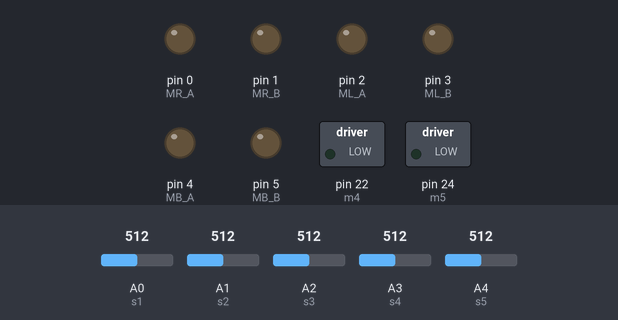
This sketch was run on a simulated Arduino Mega 2560, built with avr-gcc and run on an emulated ATmega2560. Parts: switched loads named in the sketch (green lamp = pin HIGH), output pins drawn as LEDs (lit = HIGH). The test bench sets the inputs (shaded band); at power-on: A1 (s2) = 512, A0 (s1) = 512, A2 (s3) = 512, A3 (s4) = 512, A4 (s5) = 512.

Above: at 1.2 s.
1.3 s: A1 (s2) set to 586
2.8 s: A1 (s2) set to 610
At 4.0 s:
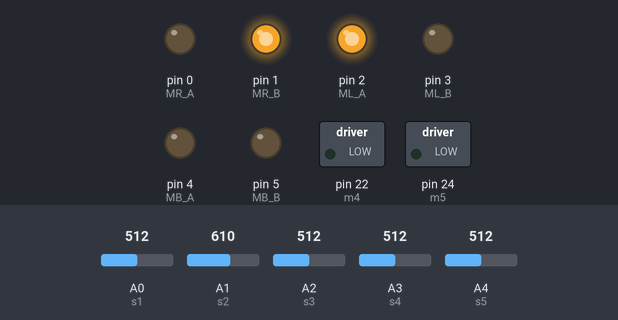
4.3 s: A1 (s2) set to 306
At 4.7 s:
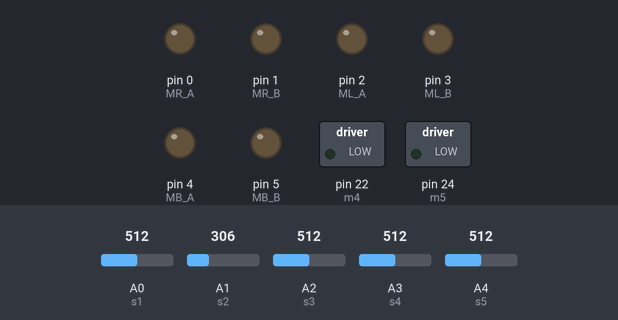
5.8 s: A0 (s1) set to 584
7.3 s: A0 (s1) set to 610
At 8.2 s:
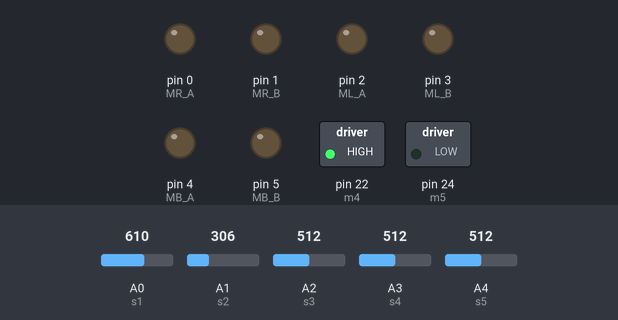
Timing chart, 0 to 9.8 s (numbered marks = the images above; inputs shaded):
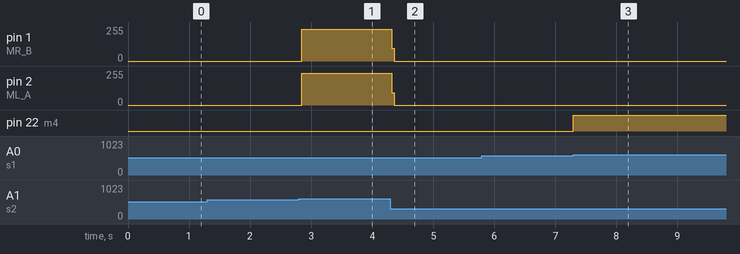

The sketch:

nooryab.ino
```cpp
int MR_A = 0;
int MR_B = 1;
int ML_A = 2;
int ML_B = 3;
int MB_A = 4;
int MB_B = 5;
int m4 = 22;
int m5 = 24;
int s1 = A0;
int s2 = A1;
int s3 = A2;
int s4 = A3;
int s5 = A4;
int nz = 600;
int ss1 ;
int ss2 ;
int ss3 ;
int ss4 ;
int ss5 ;
int nzzz ;
int nzz ;

//***************************************************************************************************************
void setup() {
  pinMode(MR_A, OUTPUT);
  pinMode(MR_B, OUTPUT);
  pinMode(ML_A, OUTPUT);
  pinMode(ML_B, OUTPUT);
  pinMode(MB_A, OUTPUT);
  pinMode(MB_B, OUTPUT);
  pinMode(m4, OUTPUT);
  pinMode(m5, OUTPUT);
  /*
   nz = 0;
   ss1 = analogRead(s1);
   ss2 = analogRead(s2);
   ss3 = analogRead(s3);
   ss4 = analogRead(s4);
   ss5 = analogRead(s5);
   nzzz = ss1 + ss2 + ss3 + ss4 + ss5;
   nzz = nzzz/5;
   nz = nzz + 70;
   Serial.begin(9600);
   */
}
//***************************************************************************************************************
void motors(String str = "stop", int Speed = 255) {
  digitalWrite(MR_A, LOW);
  digitalWrite(MR_B, LOW);
  digitalWrite(ML_A, LOW);
  digitalWrite(ML_B, LOW);
  digitalWrite(MB_A, LOW);
  digitalWrite(MB_B, LOW);
  if (str == "front") {
    analogWrite(MR_B, Speed);
    analogWrite(ML_A, Speed);
  }
  else if (str == "back") {
    analogWrite(MR_A, Speed);
    analogWrite(ML_B, Speed);
  }
  else if (str == "right") {
    analogWrite(ML_A, Speed);
    analogWrite(MB_B, Speed);
    analogWrite(MR_A, 100);
  }
  else if (str == "left") {
    analogWrite(MR_B, Speed);
    analogWrite(MB_A, Speed);
    analogWrite(ML_B, 100);
  }
  else if (str == "frontright") {
    analogWrite(ML_A, Speed);
    analogWrite(MB_B, Speed);
  }
  else if (str == "frontleft") {
    analogWrite(MR_B, Speed);
    analogWrite(MB_A, Speed);
  }
  else if (str == "backright") {
    analogWrite(MR_A, Speed);
    analogWrite(MB_B, Speed / 2);
  }
  else if (str == "backleft") {
    analogWrite(ML_B, Speed);
    analogWrite(MB_A, Speed);
  }
  else if (str == "rotateleft") {
    analogWrite(ML_B, Speed);
    analogWrite(MR_B, Speed);
    analogWrite(MB_B, Speed);
  }
  else if (str == "rotateright") {
    analogWrite(ML_A, Speed);
    analogWrite(MR_A, Speed);
    analogWrite(MB_A, Speed);
  }
}
//***************************************************************************************************************

void loop() {
   int v1 = analogRead(s1);
   int v2 = analogRead(s2);
   int v3 = analogRead(s3);
   int v4 = analogRead(s4);
   int v5 = analogRead(s5);


  if(nz >= v1 && nz >= v2 && nz >= v3 && nz >= v4 && nz >= v5){
  motors("stop");
  v1 = 0;
  v2 = 0;
  v3 = 0;
  v4 = 0;
  v5 = 0;
  }
  else if (nz <= v1 && nz >= v2 && nz >= v3 && nz >= v4 && nz >= v5){
  motors("stop");
  digitalWrite(m4,HIGH);
}else if (nz >= v1 && nz <= v2 && nz >= v3 && nz >= v4 && nz >= v5){
 motors("stop");
 motors("front");
}else if(nz >= v1 && nz >= v2 && nz <= v3 && nz >= v4 && nz >= v5){
  motors("stop");
  motors("frontright");
}else if(nz >= v1 && nz >= v2 && nz >= v3 && nz <= v4 && nz >= v5){
  motors("stop");
  motors("rotateright");
}else if(nz >= v1 && nz >= v2 && nz >= v3 && nz >= v4 && nz <= v5){
  motors("stop");
  motors("frontleft");
}else if(nz >= v1 && nz >= v2 && nz >= v3 && nz >= v4 && nz >= v5){
  motors("stop");
}
Serial.print(" v1 =");
Serial.print(v1);
Serial.print(" v2 =");
Serial.print(v2);
Serial.print(" v3 = ");
Serial.print(v3);
Serial.print(" v4 = ");
Serial.print(v4);
Serial.print(" v5 =");
Serial.print(v5);
Serial.print(" nz =");
Serial.println(nz);
}
```

Measured:
- the behaviour switches between 600 and 601 on A1 (s2) (found by bisection; images 0 and 1)
- the behaviour switches between 600 and 601 on A0 (s1) (found by bisection; images 2 and 3)
- after the input at 1.3 s, every drawn part: stays the same
- after the input at 2.8 s, pin 1 (MR_B): 0/255 → 238/255 after 0.05 s; pin 2 (ML_A): 0/255 → 237/255 after 0.05 s
- after the input at 4.3 s, pin 1 (MR_B): 238/255 → 0/255 at once; pin 2 (ML_A): 237/255 → 0/255 at once
- after the input at 5.8 s, every drawn part: stays the same
- after the input at 7.3 s, pin 22 (m4): LOW → HIGH at once
